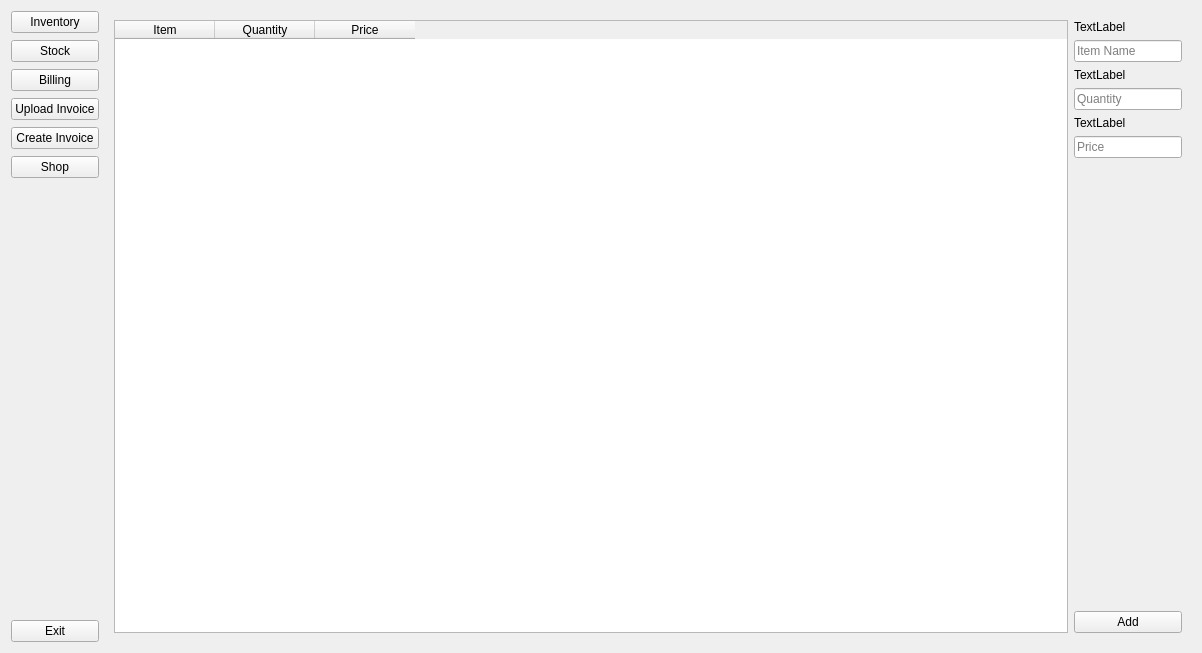
<?xml version="1.0" encoding="UTF-8"?>
<ui version="4.0">
 <class>Widget</class>
 <widget class="QWidget" name="Widget">
  <property name="geometry">
   <rect>
    <x>0</x>
    <y>0</y>
    <width>1202</width>
    <height>653</height>
   </rect>
  </property>
  <property name="windowTitle">
   <string>College Society System</string>
  </property>
  <layout class="QHBoxLayout" name="mainLayout">
   <item>
    <layout class="QVBoxLayout" name="sidebarLayout">
     <property name="spacing">
      <number>7</number>
     </property>
     <item>
      <widget class="QPushButton" name="btnInventory">
       <property name="text">
        <string>Inventory</string>
       </property>
      </widget>
     </item>
     <item>
      <widget class="QPushButton" name="btnStock">
       <property name="text">
        <string>Stock</string>
       </property>
      </widget>
     </item>
     <item>
      <widget class="QPushButton" name="btnBilling">
       <property name="text">
        <string>Billing</string>
       </property>
      </widget>
     </item>
     <item>
      <widget class="QPushButton" name="btnUpload">
       <property name="text">
        <string>Upload Invoice</string>
       </property>
      </widget>
     </item>
     <item>
      <widget class="QPushButton" name="btnCreate">
       <property name="text">
        <string>Create Invoice</string>
       </property>
      </widget>
     </item>
     <item>
      <widget class="QPushButton" name="btnShop">
       <property name="text">
        <string>Shop</string>
       </property>
      </widget>
     </item>
     <item>
      <spacer name="verticalSpacer">
       <property name="orientation">
        <enum>Qt::Orientation::Vertical</enum>
       </property>
       <property name="sizeHint" stdset="0">
        <size>
         <width>20</width>
         <height>40</height>
        </size>
       </property>
      </spacer>
     </item>
     <item>
      <widget class="QPushButton" name="pushButton">
       <property name="text">
        <string>Exit</string>
       </property>
      </widget>
     </item>
    </layout>
   </item>
   <item>
    <widget class="QStackedWidget" name="stackedPages">
     <widget class="QWidget" name="pageInventory">
      <layout class="QHBoxLayout" name="inventoryLayout">
       <item>
        <widget class="QTableWidget" name="inventoryTable">
         <column>
          <property name="text">
           <string>Item</string>
          </property>
         </column>
         <column>
          <property name="text">
           <string>Quantity</string>
          </property>
         </column>
         <column>
          <property name="text">
           <string>Price</string>
          </property>
         </column>
        </widget>
       </item>
       <item>
        <layout class="QVBoxLayout" name="formLayout">
         <item>
          <widget class="QLabel" name="label">
           <property name="text">
            <string>TextLabel</string>
           </property>
          </widget>
         </item>
         <item>
          <widget class="QLineEdit" name="itemName">
           <property name="sizePolicy">
            <sizepolicy hsizetype="Maximum" vsizetype="Fixed">
             <horstretch>0</horstretch>
             <verstretch>0</verstretch>
            </sizepolicy>
           </property>
           <property name="placeholderText">
            <string>Item Name</string>
           </property>
          </widget>
         </item>
         <item>
          <widget class="QLabel" name="label_2">
           <property name="text">
            <string>TextLabel</string>
           </property>
          </widget>
         </item>
         <item>
          <widget class="QLineEdit" name="itemQty">
           <property name="sizePolicy">
            <sizepolicy hsizetype="Maximum" vsizetype="Fixed">
             <horstretch>0</horstretch>
             <verstretch>0</verstretch>
            </sizepolicy>
           </property>
           <property name="placeholderText">
            <string>Quantity</string>
           </property>
          </widget>
         </item>
         <item>
          <widget class="QLabel" name="label_3">
           <property name="text">
            <string>TextLabel</string>
           </property>
          </widget>
         </item>
         <item>
          <widget class="QLineEdit" name="itemPrice">
           <property name="sizePolicy">
            <sizepolicy hsizetype="Maximum" vsizetype="Fixed">
             <horstretch>0</horstretch>
             <verstretch>0</verstretch>
            </sizepolicy>
           </property>
           <property name="placeholderText">
            <string>Price</string>
           </property>
          </widget>
         </item>
         <item>
          <spacer name="verticalSpacer_2">
           <property name="orientation">
            <enum>Qt::Orientation::Vertical</enum>
           </property>
           <property name="sizeHint" stdset="0">
            <size>
             <width>20</width>
             <height>40</height>
            </size>
           </property>
          </spacer>
         </item>
         <item>
          <widget class="QPushButton" name="btnAdd">
           <property name="text">
            <string>Add</string>
           </property>
          </widget>
         </item>
        </layout>
       </item>
      </layout>
     </widget>
     <widget class="QWidget" name="pageStock">
      <layout class="QVBoxLayout" name="stockLayout">
       <item>
        <widget class="QLabel" name="labelStock">
         <property name="text">
          <string>Stock Module</string>
         </property>
        </widget>
       </item>
      </layout>
     </widget>
     <widget class="QWidget" name="pageBilling">
      <layout class="QVBoxLayout" name="billingLayout">
       <item>
        <widget class="QLabel" name="labelBilling">
         <property name="text">
          <string>Billing Module</string>
         </property>
        </widget>
       </item>
      </layout>
     </widget>
     <widget class="QWidget" name="pageUpload">
      <layout class="QVBoxLayout" name="uploadLayout">
       <item>
        <widget class="QLabel" name="labelUpload">
         <property name="text">
          <string>Upload Invoice Module</string>
         </property>
        </widget>
       </item>
      </layout>
     </widget>
     <widget class="QWidget" name="pageCreate">
      <layout class="QVBoxLayout" name="createLayout">
       <item>
        <widget class="QLabel" name="labelCreate">
         <property name="text">
          <string>Create Invoice Module</string>
         </property>
        </widget>
       </item>
      </layout>
     </widget>
     <widget class="QWidget" name="pageShop">
      <layout class="QVBoxLayout" name="shopLayout">
       <item>
        <widget class="QLabel" name="labelShop">
         <property name="text">
          <string>College Society Shop</string>
         </property>
        </widget>
       </item>
       <item>
        <widget class="QTableWidget" name="shopTable">
         <column>
          <property name="text">
           <string>Items for Sale</string>
          </property>
         </column>
        </widget>
       </item>
       <item>
        <widget class="QPushButton" name="btnBuy">
         <property name="text">
          <string>Buy</string>
         </property>
        </widget>
       </item>
      </layout>
     </widget>
    </widget>
   </item>
  </layout>
 </widget>
 <resources/>
 <connections/>
</ui>
